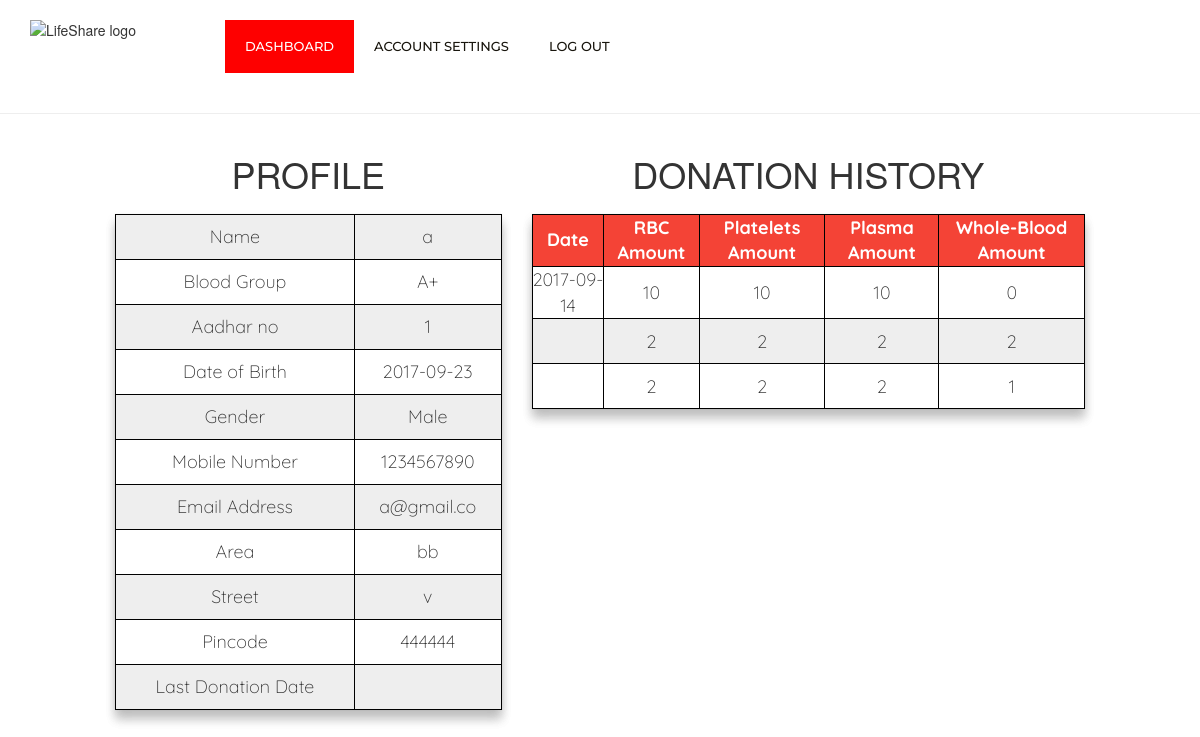
Page /donordetails.php (signed in) on the committed database.
### tables this page shows
CREATE TABLE IF NOT EXISTS `donor` (
  `d_id` bigint(20) NOT NULL AUTO_INCREMENT,
  `blood_group` varchar(3) NOT NULL,
  `last_donated` date DEFAULT NULL,
  `aadhar_no` bigint(20) NOT NULL,
  PRIMARY KEY (`d_id`)
);

CREATE TABLE IF NOT EXISTS `donor_details` (
  `aadhar_no` bigint(20) NOT NULL,
  `name` varchar(255) NOT NULL,
  `dob` date NOT NULL,
  `gender` char(10) DEFAULT NULL,
  `mobile_no` bigint(20) NOT NULL,
  `email` varchar(30) DEFAULT NULL,
  `area` varchar(255) DEFAULT NULL,
  `street` varchar(500) NOT NULL,
  `zip` int(11) NOT NULL,
  PRIMARY KEY (`aadhar_no`)
);

CREATE TABLE IF NOT EXISTS `blood_donated` (
  `bld_id` bigint(20) NOT NULL AUTO_INCREMENT,
  `blood_grp` varchar(3) DEFAULT NULL,
  `rbc_amt` int(11) NOT NULL DEFAULT '0',
  `platelets_amt` int(11) NOT NULL DEFAULT '0',
  `plasma_amt` int(11) NOT NULL DEFAULT '0',
  `whole_amt` int(11) NOT NULL,
  `d_id` bigint(20) DEFAULT NULL,
  `dateofdonation` date DEFAULT NULL,
  `validity` tinyint(1) DEFAULT NULL,
  `b_id` bigint(20) NOT NULL,
  PRIMARY KEY (`bld_id`),
  KEY `donor` (`d_id`),
  KEY `branch` (`b_id`)
);

### donordetails.php (the view, shortened to what this page needs)
<?php
    include_once 'connection.php';
    $username1 = $_SESSION['username'];
?>
    <!DOCTYPE html>
    <html lang="en">
    <head>
        <link href="css/bootstrap.min.css" rel="stylesheet">
        <link href="css/tables.css" rel="stylesheet">
        <link href="css/font-awesome.min.css" rel="stylesheet">
        <link href="css/style.css" rel="stylesheet">
        <link href="css/bootstrap.min.css" rel="stylesheet">
        <link rel="stylesheet" type="text/css" href="login.css">
    </head>
    <body>
        <div class="header">
            <div class="container">
                <div class="row">
                    <div class="col-lg-2 col-md-4 col-sm-12 col-xs-12">
                        <img src="images/logo_name.png" class="img-responsive" alt="LifeShare logo" />
                    </div>
                    <div class="col-lg-10 col-md-4 col-sm-12 col-xs-12">
                        <div class="navigation">
                            <div id="navigation">
                                <ul>
                                    <li id="1" class="active2"><a onclick="dashboard();" title="Dashboard">Dashboard</a></li>
                                    <li id="2" class=""><a onclick="settings();" title="Account Settings">Account Settings</a></li>
                                    <li><a href="logout.php" title="Log Out">Log Out</a>
                                    </li>
                                </ul>
                            </div>
                        </div>
                    </div>
                </div>
            </div>
        </div>
        <hr>
        <div id="dash" class="col-xs-10 col-xs-offset-1">
            <div class="row">
                <div class="col-md-5">
                    <h1>Profile</h1><br><br><br>
                    <table>
                        <?php
                            $sql = "select * from donor,donor_details,user where user.username = '$username1' and user.s_no = donor.d_id and donor.aadhar_no = donor_details.aadhar_no;";
                            $result = $conn->query($sql);
                            while($row = $result->fetch_assoc())
                            {
                                $name = $row['name'];
                                $aadhar = $row['aadhar_no'];
                                $dob = $row['dob'];
                                $gender = $row['gender'];
                                $mobile_no = $row['mobile_no'];
                                $email = $row['email'];
                                $area = $row['area'];
                                $street = $row['street'];
                                $pincode = $row['zip'];
                                $bd_grp = $row['blood_group'];
                                $last_donated = $row['last_donated'];
                                echo "<tr><td class='que'>Name</td><td>".$name."</td></tr>";
                                echo "<tr><td class='que'>Blood Group</td><td>".$bd_grp."</td></tr>";
                                echo "<tr><td class='que'>Aadhar no</td><td>".$aadhar."</td></tr>";
                                echo "<tr><td class='que'>Date of Birth</td><td>".$dob."</td></tr>";
                                echo "<tr><td class='que'>Gender</td><td>".$gender."</td></tr>";
                                echo "<tr><td class='que'>Mobile Number</td><td>".$mobile_no."</td></tr>";
                                echo "<tr><td class='que'>Email Address</td><td>".$email."</td></tr>";
                                echo "<tr><td class='que'>Area</td><td>".$area."</td></tr>";
                                echo "<tr><td class='que'>Street</td><td>".$street."</td></tr>";
                                echo "<tr><td class='que'>Pincode</td><td>".$pincode."</td></tr>";
                                echo "<tr><td class='que'>Last Donation Date</td><td>".$last_donated."</td></tr>";
                            }
                        ?>
                    </table>
                </div>
                <div class="col-md-7">
                    <h1>Donation History</h1><br><br><br>
                    <table>
                        <tr>
                            <th>Date</th>
                            <th>RBC Amount</th>
                            <th>Platelets Amount</th>
                            <th>Plasma Amount</th>
                            <th>Whole-Blood Amount</th>
                        </tr>
                        <?php
                            $sql = "select * from blood_donated,donor,donor_details,user where user.s_no = donor.d_id and blood_donated.d_id = donor.d_id and donor.aadhar_no = donor_details.aadhar_no and username = '$username1'
                            order by dateofdonation desc;";
                            $result = $conn->query($sql);
                            while($row = $result->fetch_assoc())
                            {
                                $date = $row['dateofdonation'];
                                $rbc = $row['rbc_amt'];
                                $plate = $row['platelets_amt'];
                                $plasma = $row['plasma_amt'];
                                $whole = $row['whole_amt'];
                                echo "<tr>";
                                echo "<td>".$date."</td>";
                                echo "<td>".$rbc."</td>";
                                echo "<td>".$plate."</td>";
                                echo "<td>".$plasma."</td>";
                                echo "<td>".$whole."</td>";
                                echo "</tr>";
                            }
                        ?>
                    </table>
                </div>
            </div>
        </div>
    </body>
    </html>

### css/tables.css (style rules this page uses)
body { padding-top: 50px; }
h1 { text-align: center; font-family: 'Quicksand', sans-serif; color: #f44336; }
table, td, th { border: 1px solid black; text-align: center; }
table { border-collapse: collapse; font-family: 'Quicksand', sans-serif; font-size: 18px; width: 100%; margin-top: -50px; margin-left: 0px; margin-bottom: 0px; text-align: center; box-shadow: 0px 0px 1px rgba(0, 0, 0, 0.1), 0px 10px 10px rgba(0, 0, 0, 0.1), 0px 10px 10px rgba(0, 0, 0, 0.1), 0px 5px 10px rgba(0, 0, 0, 0.1); }
th, td { border: 1px solid black; padding: 40px; }
tr { height: 100px; }
th { background-color: #f44336; color: white; font-family: 'Quicksand', sans-serif; }
tr:nth-child(odd) { background-color: #eeeeee; text-align: center; font-family: 'Quicksand', sans-serif; }

### css/style.css (style rules this page uses)
body { font-size: 16px; background-color: #fff; color: #5d5c59; font-family: 'Roboto', sans-serif; line-height: 28px; font-weight: 300; }
h1, h2, h3, h4, h5, h6 { margin: 0; padding: 0; margin-bottom: 10px; color: #18150d; font-weight: 400; font-family: 'Montserrat', sans-serif; text-transform: uppercase; -webkit-font-smoothing: antialiased; text-rendering: optimizeLegibility; }
h1 { font-size: 32px; line-height: 42px; }
ul, ol { margin: 0; }
a { color: #fa2d2d; text-decoration: none; -webkit-transition: all 0.3s; -moz-transition: all 0.3s; transition: all 0.3s; }
hr { margin-top: 20px; margin-bottom: 20px; border: 0; border-top: 1px solid #f1f3f8; }
.header { background-color: #fff; z-index: 9999; position: relative; padding-top: 20px; padding-bottom: 20px; }
.navigation { float: right; }
#navigation, #navigation ul, #navigation ul li, #navigation ul li a, #navigation #menu-button { margin: 0; padding: 0; border: 0; list-style: none; line-height: 1; display: block; position: relative; -webkit-box-sizing: border-box; -moz-box-sizing: border-box; box-sizing: border-box; }
#navigation:after, #navigation > ul:after { content: "."; display: block; clear: both; visibility: hidden; line-height: 0; height: 0; }
#navigation { font-family: 'Montserrat', sans-serif; -webkit-font-smoothing: antialiased; text-rendering: optimizeLegibility; }
#navigation > ul > li { float: left; }
#navigation > ul > li > a { padding: 20px; font-size: 13px; color: #18150d; text-decoration: none; font-weight: 500; text-transform: uppercase; }
#navigation > ul > li.active2 > a { color: #ffffff; background-color: #fe0000; }
@media only screen and (max-width: 1200px) { .navigation { float: none; } }

### donordetails.php (style rules this page uses)
body { padding-top: 0px; }
table, td, th { border: 1px solid black; text-align: center; }
tr { height: 45px; }
.que { text-align: center; }

### rows in the picture
donor: donor_details.name "a", blood_group "A+", donor_details.aadhar_no "1", donor_details.dob "2017-09-23", donor_details.gender "Male", donor_details.mobile_no "1234567890", donor_details.email "a@gmail.co", donor_details.area "bb", donor_details.street "v", donor_details.zip "444444"
blood_donated: dateofdonation "2017-09-14", rbc_amt "10", platelets_amt "10", plasma_amt "10", whole_amt "0"
blood_donated: rbc_amt "2", platelets_amt "2", plasma_amt "2", whole_amt "2"
blood_donated: rbc_amt "2", platelets_amt "2", plasma_amt "2", whole_amt "1"
